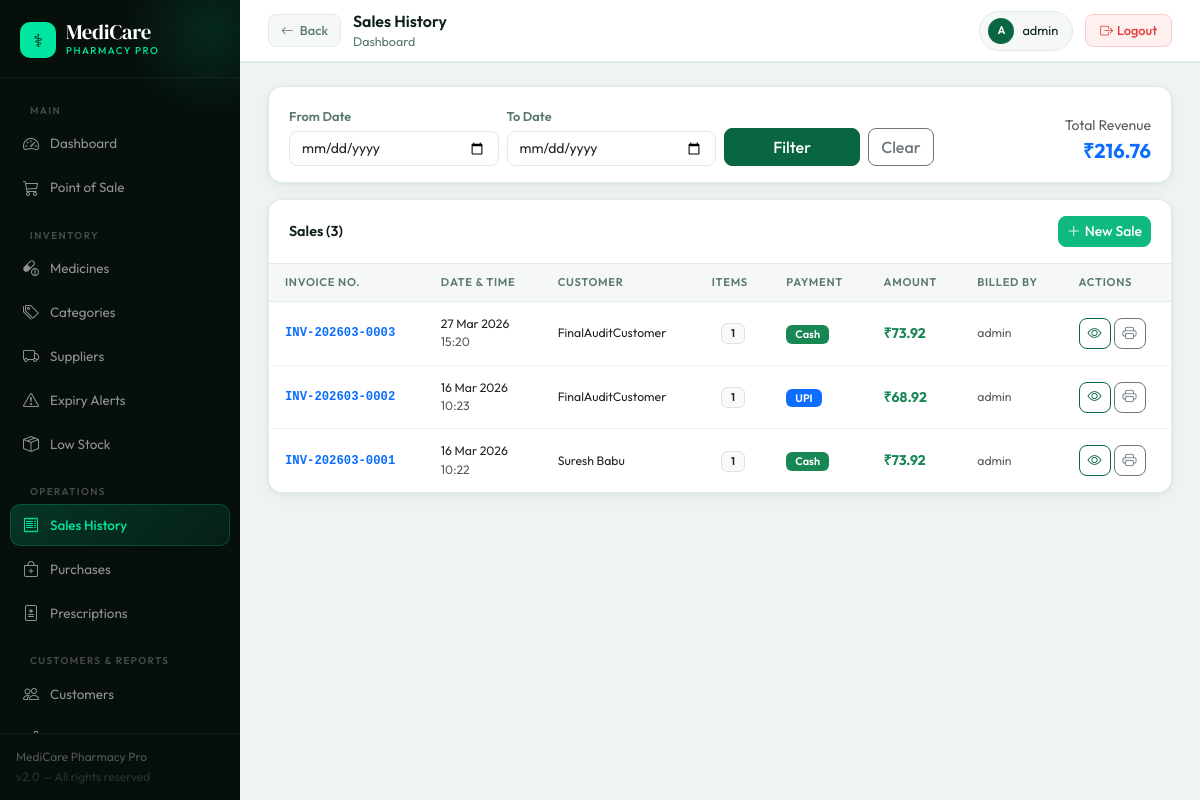
The app's page /sales/ (signed in) with its own data.
### sales/models.py (models this page shows, shortened)
class Sale(models.Model):
    PAYMENT_CHOICES = [('cash','Cash'),('upi','UPI'),('card','Card'),('credit','Credit')]
    STATUS_CHOICES = [('draft','Draft'),('completed','Completed'),('cancelled','Cancelled'),('refunded','Refunded')]
    invoice_number = models.CharField(max_length=50, unique=True)
    customer = models.ForeignKey(Customer, on_delete=models.SET_NULL, null=True, blank=True, related_name='sales')
    prescription = models.ForeignKey(Prescription, on_delete=models.SET_NULL, null=True, blank=True)
    sale_date = models.DateTimeField(default=timezone.now)
    subtotal = models.DecimalField(max_digits=12, decimal_places=2, default=0)
    discount_amount = models.DecimalField(max_digits=10, decimal_places=2, default=0)
    cgst_amount = models.DecimalField(max_digits=10, decimal_places=2, default=0)
    sgst_amount = models.DecimalField(max_digits=10, decimal_places=2, default=0)
    igst_amount = models.DecimalField(max_digits=10, decimal_places=2, default=0)
    total_amount = models.DecimalField(max_digits=12, decimal_places=2, default=0)
    payment_method = models.CharField(max_length=20, choices=PAYMENT_CHOICES, default='cash')
    payment_status = models.CharField(max_length=20, default='paid')
    status = models.CharField(max_length=20, choices=STATUS_CHOICES, default='completed')
    notes = models.TextField(blank=True)
    created_by = models.ForeignKey('auth.User', on_delete=models.SET_NULL, null=True)
    created_at = models.DateTimeField(auto_now_add=True)
    loyalty_points_used = models.PositiveIntegerField(default=0)
    loyalty_points_earned = models.PositiveIntegerField(default=0)
    class Meta:
        ordering = ['-created_at']

### customers/models.py (models this page shows, shortened)
class Customer(models.Model):
    GENDER_CHOICES = [('M','Male'),('F','Female'),('O','Other')]
    name = models.CharField(max_length=200)
    phone = models.CharField(max_length=20, unique=True)
    email = models.EmailField(blank=True)
    gender = models.CharField(max_length=1, choices=GENDER_CHOICES, blank=True)
    date_of_birth = models.DateField(null=True, blank=True)
    address = models.TextField(blank=True)
    loyalty_points = models.PositiveIntegerField(default=0)
    total_purchases = models.DecimalField(max_digits=12, decimal_places=2, default=0)
    is_active = models.BooleanField(default=True)
    created_at = models.DateTimeField(auto_now_add=True)
    class Meta:
        ordering = ['-created_at']

### sales/views.py (the view)
# urls.py: path('', views.sale_list, name='sale_list'),
@login_required
def sale_list(request):
    sales = Sale.objects.filter(status='completed').select_related(
        'customer', 'created_by'
    ).prefetch_related('items').order_by('-created_at')
    date_from = request.GET.get('date_from')
    date_to = request.GET.get('date_to')
    if date_from:
        sales = sales.filter(sale_date__date__gte=date_from)
    if date_to:
        sales = sales.filter(sale_date__date__lte=date_to)
    total = sales.aggregate(t=Sum('total_amount'))['t'] or 0
    return render(request, 'sales/sale_list.html', {'sales': sales, 'total': total})

### templates/sales/sale_list.html (shortened to what this page needs)
{% extends 'base.html' %}
{% block breadcrumb %}Dashboard{% endblock %}
{% block back_button %}<a href="/" class="back-btn"><i class="bi bi-arrow-left"></i> Back</a>{% endblock %}
{% block page_title %}Sales History{% endblock %}
{% block content %}
<div class="card mb-3">
  <div class="card-body py-3">
    <form method="get" class="row g-2 align-items-end">
      <div class="col-md-3">
        <label class="form-label small fw-semibold">From Date</label>
        <input type="date" name="date_from" class="form-control" value="{{ request.GET.date_from }}">
      </div>
      <div class="col-md-3">
        <label class="form-label small fw-semibold">To Date</label>
        <input type="date" name="date_to" class="form-control" value="{{ request.GET.date_to }}">
      </div>
      <div class="col-md-3 d-flex gap-2">
        <button type="submit" class="btn btn-primary flex-fill">Filter</button>
        <a href="{% url 'sale_list' %}" class="btn btn-outline-secondary">Clear</a>
      </div>
      <div class="col-md-3 text-end">
        <div class="text-muted small">Total Revenue</div>
        <div class="fw-bold fs-5 text-primary">₹{{ total|floatformat:2 }}</div>
      </div>
    </form>
  </div>
</div>
<div class="card">
  <div class="card-header d-flex justify-content-between align-items-center">
    <span>Sales ({{ sales.count }})</span>
    <a href="{% url 'pos' %}" class="btn btn-sm btn-success"><i class="bi bi-plus-lg me-1"></i>New Sale</a>
  </div>
  <div class="table-responsive">
    <table class="table table-hover mb-0 align-middle">
      <thead>
        <tr>
          <th>Invoice No.</th>
          <th>Date & Time</th>
          <th>Customer</th>
          <th>Items</th>
          <th>Payment</th>
          <th>Amount</th>
          <th>Billed By</th>
          <th>Actions</th>
        </tr>
      </thead>
      <tbody>
        {% for s in sales %}
        <tr>
          <td class="font-monospace fw-semibold small text-primary">{{ s.invoice_number }}</td>
          <td class="small">{{ s.sale_date|date:"d M Y" }}<br><span class="text-muted">{{ s.sale_date|time:"H:i" }}</span></td>
          <td class="small">{{ s.customer.name|default:"Walk-in" }}</td>
          <td class="text-center"><span class="badge bg-light text-dark border">{{ s.items.count }}</span></td>
          <td>
            {% if s.payment_method == 'cash' %}<span class="badge bg-success">Cash</span>
            {% elif s.payment_method == 'upi' %}<span class="badge bg-primary">UPI</span>
            {% elif s.payment_method == 'card' %}<span class="badge bg-info">Card</span>
            {% else %}<span class="badge bg-warning text-dark">Credit</span>{% endif %}
          </td>
          <td class="fw-bold text-success">₹{{ s.total_amount }}</td>
          <td class="small text-muted">{{ s.created_by.username|default:"-" }}</td>
          <td>
            <a href="{% url 'sale_detail' s.pk %}" class="btn btn-sm btn-outline-primary" title="View"><i class="bi bi-eye"></i></a>
            <a href="{% url 'invoice_pdf' s.pk %}" class="btn btn-sm btn-outline-secondary" target="_blank" title="Print"><i class="bi bi-printer"></i></a>
          </td>
        </tr>
        {% empty %}
        <tr><td colspan="8" class="text-center py-5 text-muted">
          <i class="bi bi-receipt" style="font-size:2rem;opacity:.3;display:block;margin-bottom:.5rem;"></i>
          No sales found for this period
        </td></tr>
        {% endfor %}
      </tbody>
    </table>
  </div>
</div>
{% endblock %}

### templates/base.html (shortened to what this page needs)
<!DOCTYPE html>
<html lang="en">
<head>
<link href="https://cdn.jsdelivr.net/npm/bootstrap@5.3.0/dist/css/bootstrap.min.css" rel="stylesheet">
<link href="https://cdn.jsdelivr.net/npm/bootstrap-icons@1.11.0/font/bootstrap-icons.css" rel="stylesheet">
</head>
<body>
{% if user.is_authenticated %}
<aside class="sidebar">
  <div class="sb-brand">
    <div class="logo-wrap">
      <div class="logo-icon">⚕</div>
      <div>
        <div class="logo-text">MediCare</div>
        <div class="logo-sub">Pharmacy Pro</div>
      </div>
    </div>
  </div>
  <nav class="sb-nav">
    <div class="sb-section">Main</div>
    <a href="/" class="sb-link {% if request.path == '/' %}active{% endif %}">
      <i class="bi bi-speedometer2"></i> Dashboard
    </a>
    <a href="{% url 'pos' %}" class="sb-link {% if '/sales/pos' in request.path %}active{% endif %}">
      <i class="bi bi-cart3"></i> Point of Sale
    </a>
    <div class="sb-section">Inventory</div>
    <a href="{% url 'medicine_list' %}" class="sb-link ">
      <i class="bi bi-capsule-pill"></i> Medicines
    </a>
    <a href="{% url 'category_list' %}" class="sb-link {% if 'categor' in request.path %}active{% endif %}">
      <i class="bi bi-tags"></i> Categories
    </a>
    <a href="{% url 'supplier_list' %}" class="sb-link {% if 'supplier' in request.path %}active{% endif %}">
      <i class="bi bi-truck"></i> Suppliers
    </a>
    <a href="{% url 'expiry_alerts' %}" class="sb-link {% if 'expiry' in request.path %}active{% endif %}">
      <i class="bi bi-exclamation-triangle"></i> Expiry Alerts
    </a>
    <a href="{% url 'low_stock_list' %}" class="sb-link {% if 'low-stock' in request.path %}active{% endif %}">
      <i class="bi bi-box-seam"></i> Low Stock
    </a>
    <div class="sb-section">Operations</div>
    <a href="{% url 'sale_list' %}" class="sb-link {% if '/sales/' in request.path and 'pos' not in request.path %}active{% endif %}">
      <i class="bi bi-receipt"></i> Sales History
    </a>
    <a href="{% url 'po_list' %}" class="sb-link {% if '/purchase' in request.path %}active{% endif %}">
      <i class="bi bi-bag-plus"></i> Purchases
    </a>
    <a href="{% url 'prescription_list' %}" class="sb-link {% if '/prescriptions' in request.path %}active{% endif %}">
      <i class="bi bi-file-medical"></i> Prescriptions
    </a>
    <div class="sb-section">Customers & Reports</div>
    <a href="{% url 'customer_list' %}" class="sb-link {% if '/customers' in request.path %}active{% endif %}">
      <i class="bi bi-people"></i> Customers
    </a>
    <a href="{% url 'analytics_dashboard' %}" class="sb-link {% if '/analytics' in request.path and 'gst' not in request.path and 'profit' not in request.path %}active{% endif %}">
      <i class="bi bi-bar-chart-line"></i> Analytics
    </a>
  </nav>
  <div class="sb-footer">
    <div>MediCare Pharmacy Pro</div>
    <div style="color:rgba(255,255,255,.15);margin-top:2px;">v2.0 — All rights reserved</div>
  </div>
</aside>
<div class="main">
  <header class="topbar">
    <div class="topbar-left">
      {% block back_button %}{% endblock %}
      <div>
        <div class="topbar-title">{% block page_title %}Dashboard{% endblock %}</div>
        <div class="topbar-breadcrumb">{% block breadcrumb %}MediCare Pharmacy{% endblock %}</div>
      </div>
    </div>
    <div class="topbar-right">
      <div class="user-chip">
        <div class="user-avatar">{{ user.username|first|upper }}</div>
        <span>{{ user.get_full_name|default:user.username }}</span>
      </div>
      <a href="{% url 'logout' %}" class="logout-btn"><i class="bi bi-box-arrow-right me-1"></i>Logout</a>
    </div>
  </header>
  <div class="page-content">
    {% block content %}{% endblock %}
  </div>
</div>
{% else %}
{% block auth_content %}{% endblock %}
{% endif %}
</body>
</html>

### records on screen
Sale: invoice_number "INV-202603-0003", sale_date "27 Mar 2026", sale_date "15:20", customer.name "FinalAuditCustomer", items.count "1", payment_method "Cash", total_amount "73.92", created_by.username "admin"
Sale: invoice_number "INV-202603-0002", sale_date "16 Mar 2026", sale_date "10:23", customer.name "FinalAuditCustomer", items.count "1", payment_method "UPI", total_amount "68.92", created_by.username "admin"
Sale: invoice_number "INV-202603-0001", sale_date "16 Mar 2026", sale_date "10:22", customer.name "Suresh Babu", items.count "1", payment_method "Cash", total_amount "73.92", created_by.username "admin"

### other values on screen
{{ user.username|first|upper }} "A"
{{ user.get_full_name|default:user.username }} "admin"
{{ total|floatformat:2 }} "216.76"
{{ sales.count }} "3"
